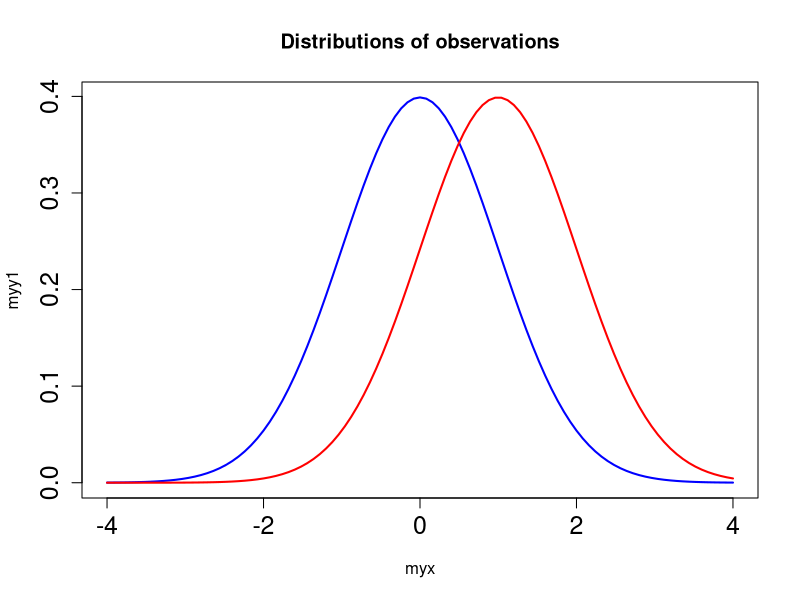
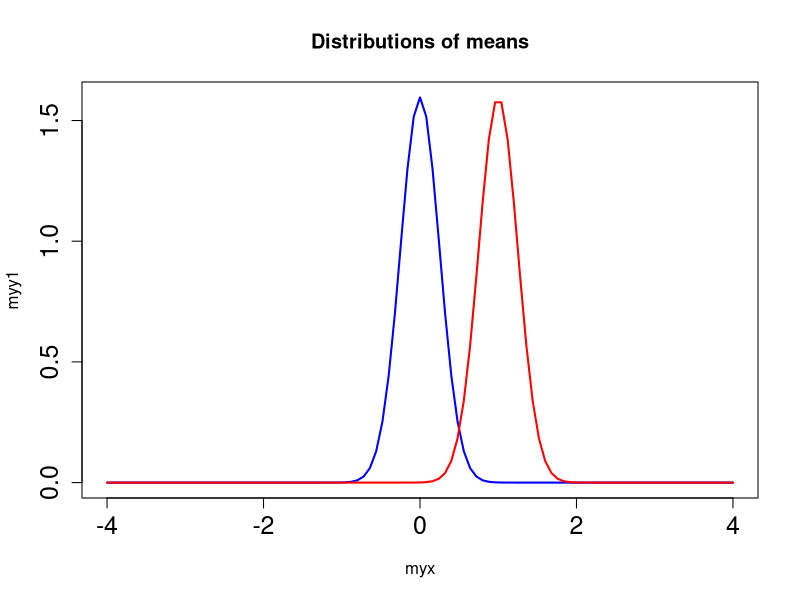

The R source for these figures, in order: (Note: a time limit stopped this script after it produced the figures.)
# Supporting code for the paper:
# An investigation of the false discovery rate and the misinterpretation of p-values
# David Colquhoun
# R. Soc. open sci. 1: 140216.
# http://dx.doi.org/10.1098/rsos.140216
# Downloaded from http://rsos.royalsocietypublishing.org/on February 1, 2015
#
# Example from:
# Empirical Software Engineering using R
# Derek M. Jones

#Two_mean_simulation
require(MASS)
#require(graphics)

#START INPUTS
mynsim=100000  #number of simulatiobs to run

#set mean and SD for sample 1 and sample 2
#These values give 
#power=0.45 with n=8 and
#power=0.8 with n=16
mymu1=0
mysd1=1
mymu2=1
mysd2=1

myn=16    #number of obs per sample
outfile="run1.txt.xz" #name for output file

#set min and max P values for "significance"
myPmin=0.0
myPmax=0.05  #plot the distribustions for control (sample 1) and treatemett (sample2)

#END OF INPUTS

myxmin=mymu1-4*mysd1
myxmax=mymu1+4*mysd1
myinc=(myxmax-myxmin)/100
myx=seq(from = myxmin,to=myxmax,by=myinc)
myy1=dnorm(myx,mean=mymu1,sd=mysd1)
myy2=dnorm(myx,mean=mymu2,sd=mysd2)
X11()   #next plot in new window
plot(myx,myy1,type="l",col="blue",cex.axis=1.5,lwd=2,main="Distributions of observations")
lines(myx,myy2,col="red",lwd=2)

#plot distributions  of means for sample1 and 2
#myxmin=mymu1-1*mysd1
#myxmax=mymu1+1*mysd1
#myinc=(myxmax-myxmin)/100
myx=seq(from = myxmin,to=myxmax,by=myinc)
mysdm1=mysd1/sqrt(myn)
mysdm2=mysd2/sqrt(myn)
myy1=dnorm(myx,mean=mymu1,sd=mysdm1)
myy2=dnorm(myx,mean=mymu2,sd=mysdm2)
X11()   #next plot in new window
plot(myx,myy1,type="l",col="blue",cex.axis=1.5,lwd=2,main="Distributions of means")
lines(myx,myy2,col="red",lwd=2)

#end of distribution plottine

mycor=0.   #correlation = 0
#set covariance matrix
myvar1=mysd1^2
myvar2=mysd2^2
mysigma = matrix(c(myvar1,mycor,mycor,myvar2),2,2)

#initialisations
mymean=c(mymu1,mymu2)
mymean
mytruediff=mymean[2]-mymean[1]
mytruediff
mypval=vector(length=mynsim)
mypval[1:mynsim]=0
#mypval
myloCI=vector(length=mynsim)
myloCI[1:mynsim]=0
myhiCI=vector(length=mynsim)
myhiCI[1:mynsim]=0
mydiff=vector(length=mynsim)
mydiff[1:mynsim]=0
#myloCI
#myhiCI
#mydiff
mynsig=0  #counts number of pval between and myPmax =0.0

# set random number generator seed so sequence repeats
#set.seed(1941)
for (myr in c(1:mynsim))
{
  #simulate 2D data
  mydata=mvrnorm(n=myn, mymean,mysigma)
  mylabels=c('group1','group2') 
  colnames(mydata)=mylabels #Assign labels to columns of simulated data
  summary(mydata)
  mysampA=mydata[1:myn,1]
  mysampA
  mysampB=mydata[1:myn,2]
  mysampB
  
  #test ny using Cusney data each timw
  #mysampA=c(0.7,-1.6,-0.2,-1.2,-0.1,3.4,3.7,0.8,0.0,2)
  #mysampB=c(1.9,0.8,1.1,0.1,-0.1,4.4,5.5,1.6,4.6,3.4)
  #end of temp data reset
  myresult=t.test(mysampB,mysampA,alternative="two.sided", paired = FALSE, var.equal = TRUE,
                  conf.level = 0.95)
  mydiff[myr]=myresult$estimate[1]-myresult$estimate[2]
  myp=myresult$p.value
  mypval[myr]=myp 
  myloCI[myr]=myresult$conf.int[1]
  myhiCI[myr]=myresult$conf.int[2]
  if (myp > myPmin & myp <= myPmax) mynsig=mynsig+1
   }

#plot histogram of P values
X11()   #next plot in new window
mydat=hist(mypval,breaks=20,xlim=range(0:1),cex.axis=1.5,main="Distribution of P values")
#mydiff
summary(mypval)
str(mydat)

#plot histo of differences between means
mydat$counts
X11()   #next plot in new window
mydat1=hist(mydiff,breaks=20,cex.axis=1.5,main="Distribution of differences between means ")
mydat1$counts
#myloCI

#myhiCI
myCI=cbind(myloCI,myhiCI)
mynsig
#Check mynsig from final 
#mypval[4]=0.2  #test
mynsig=0
mysumdiff=0
#values to limit highly sig,...non-sig
my001=0  #counts number of P<0.001
my01=0  #counts number of 0.001<P<0.01
my05=0  #counts number of 0.01<P<0.05
myns=0  #counts number of P>0.05 "non sig"

for (myr in c(1:mynsim)) {
  myp=mypval[myr]
  myd=mydiff[myr]  
  if (myp > myPmin & myp <= myPmax) 
    {
    mynsig=mynsig+1
    mysumdiff=mysumdiff+myd
    }
    if (myp <= 0.001 ) my001=my001+1 
    if (myp > 0.001 & myp <= 0.01) my01=my01+1
    if (myp > 0.01 & myp <= 0.05) my05=my05+1
    if (myp > 0.05) myns=myns+1
   }
mynsig
mymeandiff=mysumdiff/mynsig
mymeandiff   #mean observed difference for expts with Pmin<P<=Pmax
mytruediff

#count also the fraction of "significant" results that are
#followed by a "non-sig' result 
# where "signifant" means P<= 0.05 OR 0.01
myn05=0    #counts number of sig - non sig pairs for P=0.05
myn051=0   # counts number of sig-sig pairs
myn01=0    #counts number of sig-non sig pairs for P=0.05
myn011=0    #counts number of sig - sig pairs for P=0.05
mynsim1=mynsim-1
for (myr in c(1:mynsim1)) {
  myp=mypval[myr]
  myp1=mypval[myr+1]  
  if (myp <= 0.05 & myp1 > 0.05) myn05=myn05+1
  if (myp <= 0.05 & myp1 <= 0.05) myn051=myn051+1
  if (myp <= 0.01 & myp1 > 0.01) myn01=myn01+1
  if (myp <= 0.01 & myp1 <= 0.01) myn011=myn011+1
}
myn05
myn01
#power calculations
mysiglev=myPmax
mypower1=power.t.test(n=myn,sd=mysd1,delta=mytruediff,sig.level=mysiglev,type="two.sample",power=NULL)
mypower1
mypower=mypower1$power
mysig=mypower1$sig.level

#write results to a file (use 'cat' not 'write' to output list 

cat("INPUTS","\n",file=outfile,append=FALSE)
cat("number of simulation = ",mynsim,"\n",file=outfile,append=TRUE)
cat("number obs per sample = ",myn,"\n",file=outfile,append=TRUE)
cat("true mean for sample 1 = ",mymu1,"\n",file=outfile,append=TRUE)
cat("true mean for sample 2 = ",mymu2,"\n",file=outfile,append=TRUE)
cat("true SD (same for both samples) = ",mysd1,"\n",file=outfile,append=TRUE)
cat("Sig if P is between Pmin and Pmax = ",myPmin," to ",myPmax,"\n",file=outfile,append=TRUE)

cat("\n","OUTPUTS","\n",file=outfile,append=TRUE)
cat("power = ",mypower,"for P = ",mysig,"\n",file=outfile,append=TRUE)
cat("\n","Number of 'sig' differences (P between Pmin-Pmax) = ",mynsig," = ",100*mynsig/mynsim," percent","\n",file=outfile,append=TRUE)
cat("Number of P <= 0.001 = ",my001,"   = ",100*my001/mynsim," percent","\n",file=outfile,append=TRUE)
cat("Number of 0.001 < P <= 0.01 = ",my01,"   = ",100*my01/mynsim," percent","\n",file=outfile,append=TRUE)
cat("Number of 0.01 < P <= 0.05 = ",my05,"   = ",100*my05/mynsim," percent","\n",file=outfile,append=TRUE)
cat("Number of P > 0.05 = ",myns,"   = ",100*myns/mynsim," percent","\n",file=outfile,append=TRUE)
cat("Number of P <+ 0.05 = ",mynsim-myns,"   = ",100*(mynsim-myns)/mynsim," percent","\n",file=outfile,append=TRUE)
cat("\n","Obs diff bet means for 'sig' results = ",mymeandiff," True value = ",mytruediff,"\n",file=outfile,append=TRUE)

cat("\n","Number of times sig is followed by non-sig (P=0.05) = ",myn05," = ",100*myn05/(myn05+myn051)," percent","\n",file=outfile,append=TRUE)
cat("Number of times sig is followed by sig (P=0.05) = ",myn051," = ",100*myn051/(myn05+myn051)," percent","\n",file=outfile,append=TRUE)
cat("Number of times sig is followed by non-sig (P=0.01) = ",myn01," = ",100*myn01/(myn01+myn011)," percent","\n",file=outfile,append=TRUE)
cat("Number of times sig is followed by sig (P=0.01) = ",myn011," = ",100*myn011/(myn01+myn011)," percent","\n",file=outfile,append=TRUE)
